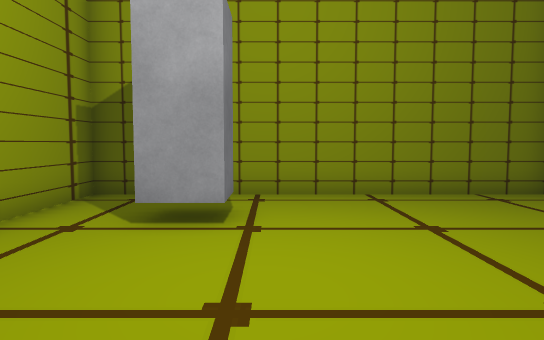
view 1 (above)

20 first-person views from a walk through a 3-D level made in the Unity game engine. The camera is 1.2 m above the floor, tilts 4° down and sees 70° across. Doors are open. The floor is counted in squares, 1 m on a side. Each view is taken from the middle of a square. On the plan, view 1 faces up. The plan holds only what a view shows up to about 15 squares ahead; the rest is blank. The place goes on beyond the plan. The player character is not drawn.

view 2
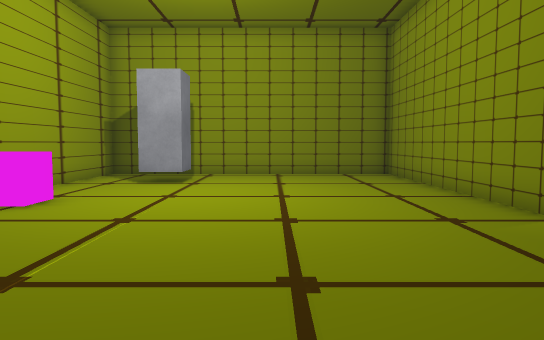

view 3
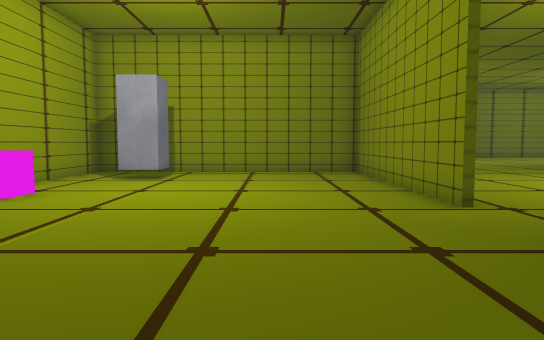

view 4
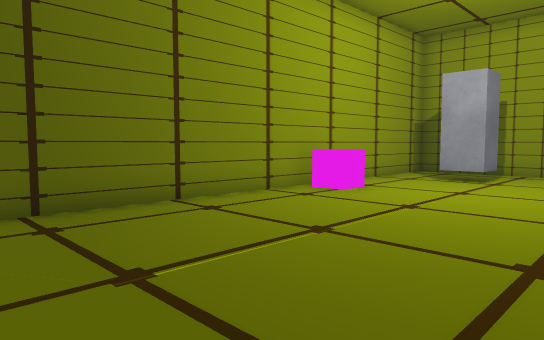

view 5
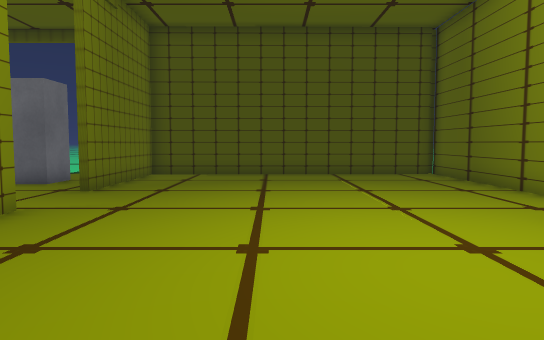

view 6
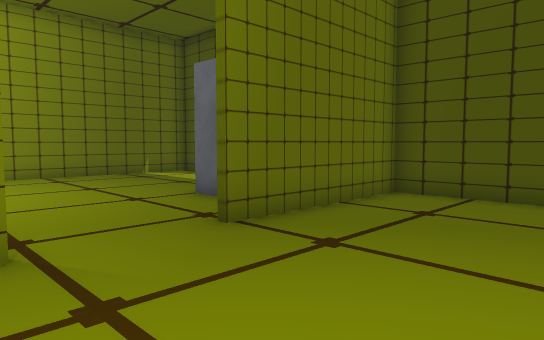

view 7
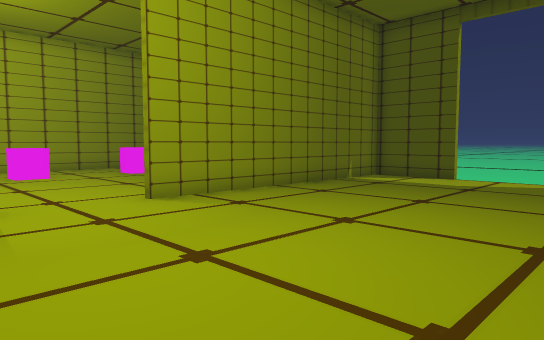

view 8
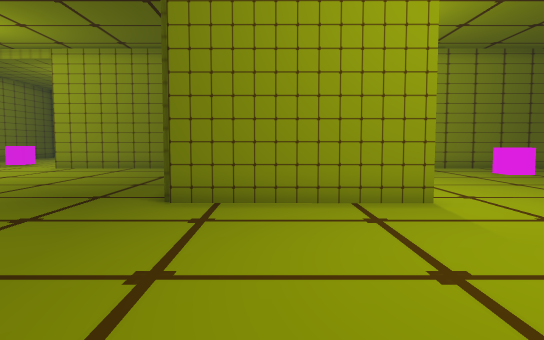

view 9
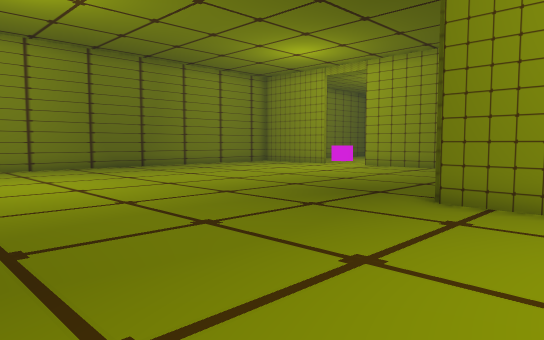

view 10
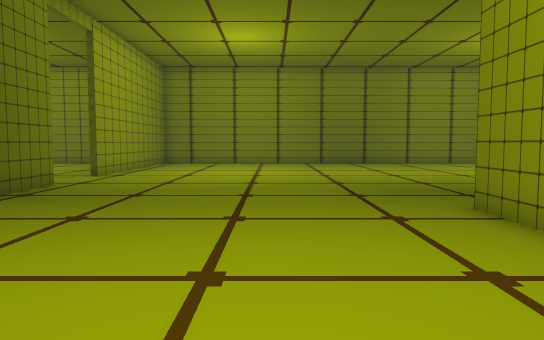

view 11
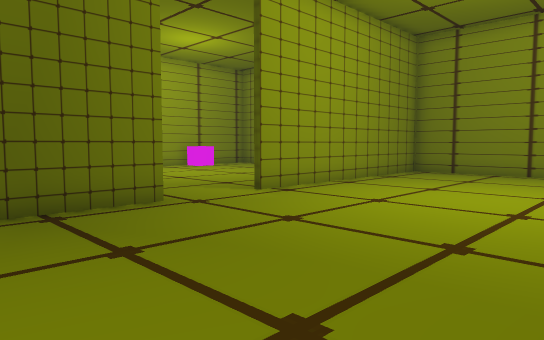

view 12
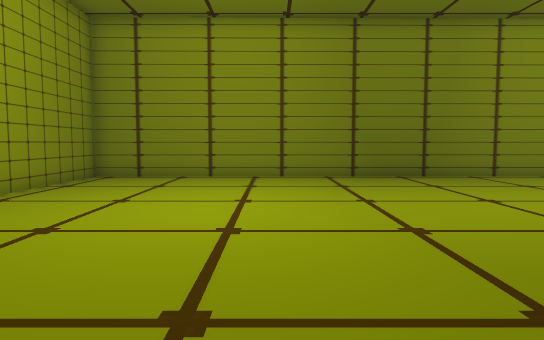

view 13
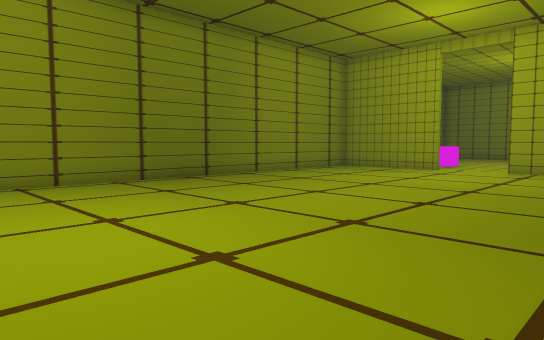

view 14
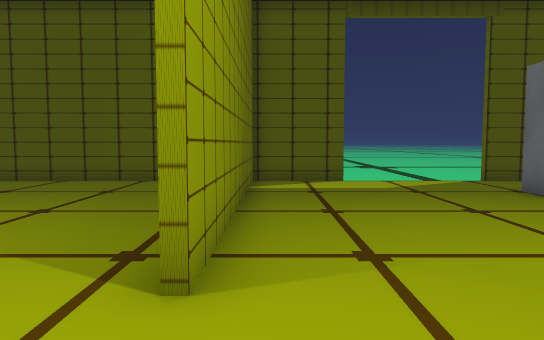

view 15
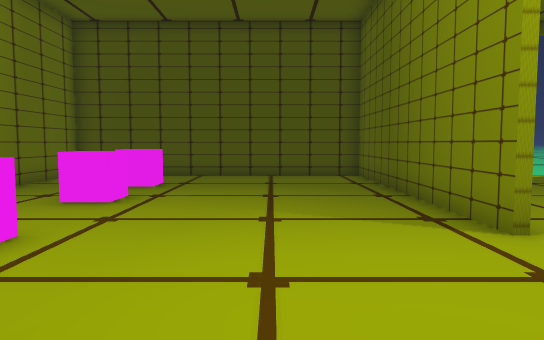

view 16
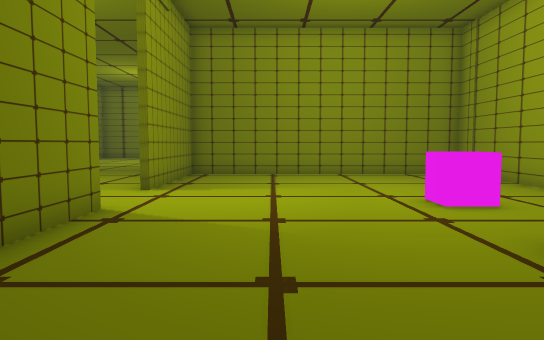

view 17
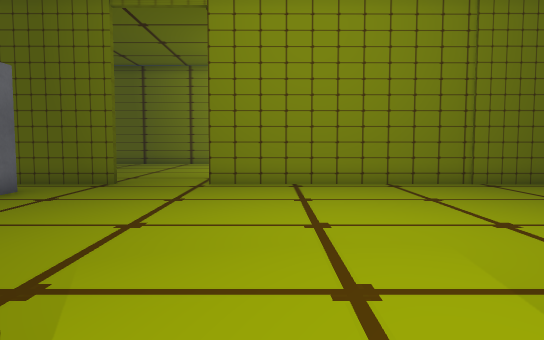

view 18
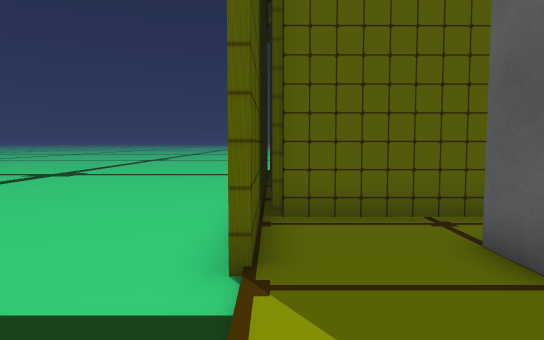

view 19
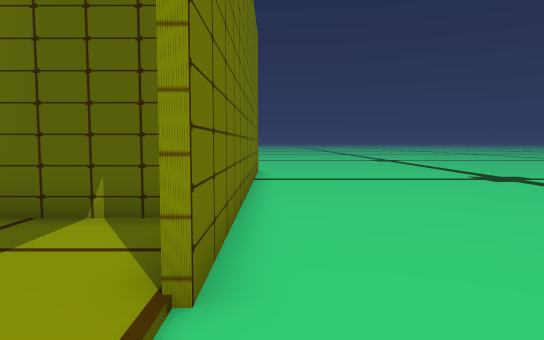

view 20
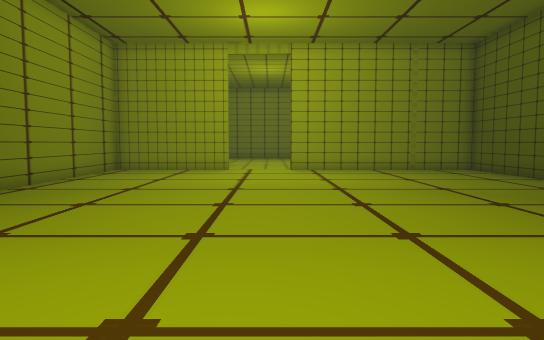

### Floor plan
Points are (right, up) in squares from view 1. A wall is a line through its corners. A room is listed if a view was taken in it or the views show most of it. See-through windows are left out.
Room 1 (views 1, 2, 3, 4, 5, 6)
walls: (6.5, 0.2) (6.5, 9) (-1.2, 9); (-3.1, 9) (-4.1, 9) (-4.2, -7.9) (6.6, -7.8) (6.5, -2.6); (3, -8.2) (6.9, -8.2)
ways out: open door at (6.5, -1) to room 2
objects: cube (-3, 1) to (-3, 2); block (-2, 6) to (-1, 7)
Room 2 (views 7, 8, 9, 10, 11, 12, 13, 14, 18, 19, 20)
walls: (16.7, 3.7) (16.7, 9.3); (22.5, 9.2) (25.1, 9.2); (6.7, 13.2) (6.8, 0.2); (6.8, -2.5) (6.8, -8) (5.8, -8); (13.6, -8.2) (16.6, -8.2) (16.7, 1); (6.9, -8.2) (9.4, -8.2); (25.4, -8.4) (13.8, -8.4); (25, 24.9) (6.7, 24.7) (6.7, 15.8)
ways out: open door at (6.5, -1) to room 1; open door at (17, 2) to room 3; open door at (6.5, 15)
objects: block (9, -5) to (10, -5)
Room 3 (views 15, 16, 17)
walls: (16.9, 1) (16.8, -8.2) (25.5, -8.2); (25.5, 9) (16.9, 9) (16.9, 3.7)
ways out: open door at (17, 2) to room 2
objects: cube (23, -5) to (24, -5); cube (23, -3) to (24, -2); cube (23, 1) to (24, 2)

Where each view was taken, in squares from view 1:
view 1: 0 up, 0 right, facing up
view 2: 6 down, 2 right, facing up
view 3: 7 down, 3 right, facing up
view 4: 7 down, 3 right, facing up-left
view 5: 7 up, 2 right, facing down
view 6: 1 up, 2 right, facing down-right
view 7: 5 up, 9 right, facing down-right
view 8: 7 up, 9 right, facing right
view 9: 6 up, 9 right, facing up-right
view 10: 2 up, 13 right, facing up
view 11: 9 up, 14 right, facing up-left
view 12: 11 up, 13 right, facing up
view 13: 13 up, 10 right, facing up-right
view 14: 4 up, 16 right, facing down
view 15: 6 up, 20 right, facing down
view 16: 6 down, 20 right, facing up
view 17: 2 up, 18 right, facing left
view 18: 8 down, 13 right, facing left
view 19: 9 down, 11 right, facing right
view 20: 18 up, 10 right, facing right
